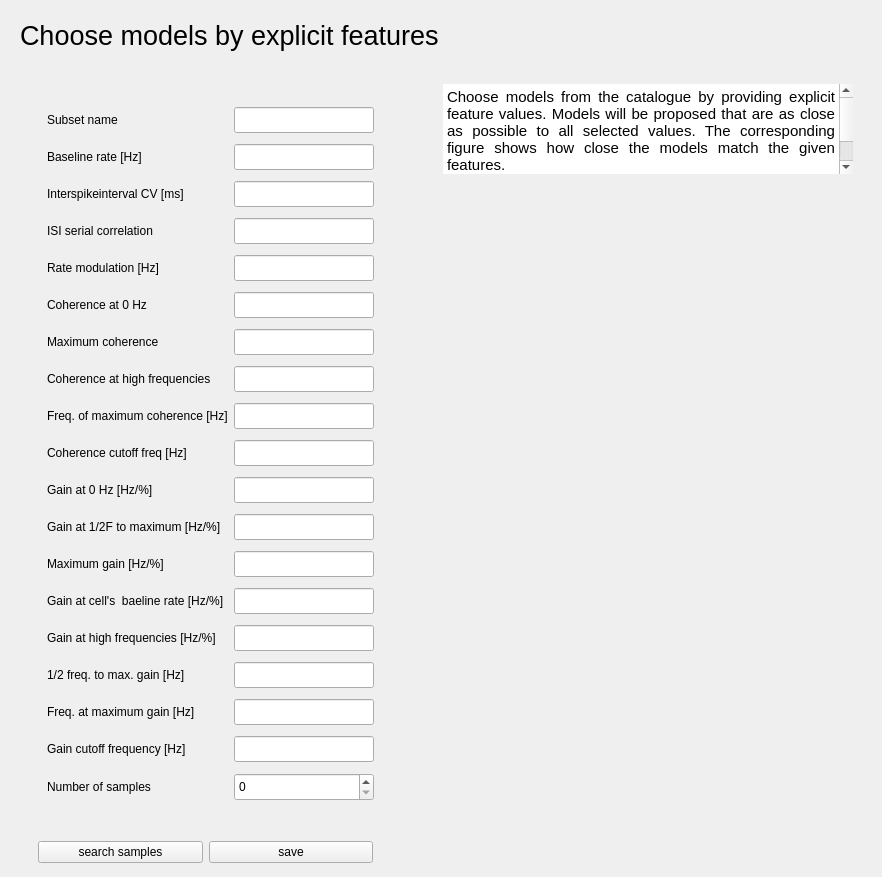
<?xml version="1.0" encoding="UTF-8"?>
<ui version="4.0">
 <class>ModelCatalogExplicit</class>
 <widget class="QWidget" name="ModelCatalogExplicit">
  <property name="geometry">
   <rect>
    <x>0</x>
    <y>0</y>
    <width>882</width>
    <height>877</height>
   </rect>
  </property>
  <property name="windowTitle">
   <string>Form</string>
  </property>
  <layout class="QVBoxLayout" name="verticalLayout">
   <item>
    <widget class="QWidget" name="gme_header" native="true">
     <layout class="QHBoxLayout" name="horizontalLayout_18">
      <item>
       <widget class="QLabel" name="gme_title">
        <property name="font">
         <font>
          <pointsize>20</pointsize>
         </font>
        </property>
        <property name="text">
         <string>Choose models by explicit features</string>
        </property>
        <property name="role" stdset="0">
         <string>title</string>
        </property>
       </widget>
      </item>
     </layout>
    </widget>
   </item>
   <item>
    <widget class="QWidget" name="gme_content" native="true">
     <layout class="QHBoxLayout" name="horizontalLayout_19" stretch="8,1,20">
      <property name="bottomMargin">
       <number>1</number>
      </property>
      <item>
       <widget class="QWidget" name="gme_left_box" native="true">
        <layout class="QVBoxLayout" name="verticalLayout_26" stretch="1,0">
         <property name="bottomMargin">
          <number>1</number>
         </property>
         <item>
          <widget class="QWidget" name="gme_inputs_and_labels" native="true">
           <property name="sizePolicy">
            <sizepolicy hsizetype="Preferred" vsizetype="Expanding">
             <horstretch>0</horstretch>
             <verstretch>0</verstretch>
            </sizepolicy>
           </property>
           <layout class="QHBoxLayout" name="horizontalLayout_17">
            <item>
             <widget class="QWidget" name="gme_label_box" native="true">
              <layout class="QGridLayout" name="gridLayout">
               <item row="17" column="0">
                <widget class="QLabel" name="gme_label_17">
                 <property name="minimumSize">
                  <size>
                   <width>0</width>
                   <height>26</height>
                  </size>
                 </property>
                 <property name="maximumSize">
                  <size>
                   <width>16777215</width>
                   <height>26</height>
                  </size>
                 </property>
                 <property name="text">
                  <string>Gain cutoff frequency [Hz]</string>
                 </property>
                </widget>
               </item>
               <item row="1" column="0">
                <widget class="QLabel" name="gme_label_1">
                 <property name="minimumSize">
                  <size>
                   <width>0</width>
                   <height>26</height>
                  </size>
                 </property>
                 <property name="maximumSize">
                  <size>
                   <width>16777215</width>
                   <height>26</height>
                  </size>
                 </property>
                 <property name="text">
                  <string>Baseline rate [Hz]</string>
                 </property>
                </widget>
               </item>
               <item row="4" column="0">
                <widget class="QLabel" name="gme_label_4">
                 <property name="minimumSize">
                  <size>
                   <width>0</width>
                   <height>26</height>
                  </size>
                 </property>
                 <property name="maximumSize">
                  <size>
                   <width>16777215</width>
                   <height>26</height>
                  </size>
                 </property>
                 <property name="text">
                  <string>Rate modulation [Hz]</string>
                 </property>
                </widget>
               </item>
               <item row="8" column="0">
                <widget class="QLabel" name="gme_label_8">
                 <property name="minimumSize">
                  <size>
                   <width>0</width>
                   <height>26</height>
                  </size>
                 </property>
                 <property name="maximumSize">
                  <size>
                   <width>16777215</width>
                   <height>26</height>
                  </size>
                 </property>
                 <property name="text">
                  <string>Freq. of maximum coherence [Hz]</string>
                 </property>
                </widget>
               </item>
               <item row="9" column="0">
                <widget class="QLabel" name="gme_label_9">
                 <property name="minimumSize">
                  <size>
                   <width>0</width>
                   <height>26</height>
                  </size>
                 </property>
                 <property name="maximumSize">
                  <size>
                   <width>16777215</width>
                   <height>26</height>
                  </size>
                 </property>
                 <property name="text">
                  <string>Coherence cutoff freq [Hz]</string>
                 </property>
                </widget>
               </item>
               <item row="18" column="0">
                <widget class="QLabel" name="gme_label_sample_n">
                 <property name="minimumSize">
                  <size>
                   <width>0</width>
                   <height>28</height>
                  </size>
                 </property>
                 <property name="maximumSize">
                  <size>
                   <width>16777215</width>
                   <height>28</height>
                  </size>
                 </property>
                 <property name="text">
                  <string>Number of samples</string>
                 </property>
                </widget>
               </item>
               <item row="3" column="0">
                <widget class="QLabel" name="gme_label_3">
                 <property name="minimumSize">
                  <size>
                   <width>0</width>
                   <height>26</height>
                  </size>
                 </property>
                 <property name="maximumSize">
                  <size>
                   <width>16777215</width>
                   <height>26</height>
                  </size>
                 </property>
                 <property name="text">
                  <string>ISI serial correlation</string>
                 </property>
                </widget>
               </item>
               <item row="7" column="0">
                <widget class="QLabel" name="gme_label_7">
                 <property name="minimumSize">
                  <size>
                   <width>0</width>
                   <height>26</height>
                  </size>
                 </property>
                 <property name="maximumSize">
                  <size>
                   <width>16777215</width>
                   <height>26</height>
                  </size>
                 </property>
                 <property name="text">
                  <string>Coherence at high frequencies</string>
                 </property>
                </widget>
               </item>
               <item row="15" column="0">
                <widget class="QLabel" name="gme_label_15">
                 <property name="minimumSize">
                  <size>
                   <width>0</width>
                   <height>26</height>
                  </size>
                 </property>
                 <property name="maximumSize">
                  <size>
                   <width>16777215</width>
                   <height>26</height>
                  </size>
                 </property>
                 <property name="text">
                  <string>1/2 freq. to max. gain [Hz]</string>
                 </property>
                </widget>
               </item>
               <item row="12" column="0">
                <widget class="QLabel" name="gme_label_12">
                 <property name="sizePolicy">
                  <sizepolicy hsizetype="Preferred" vsizetype="Preferred">
                   <horstretch>0</horstretch>
                   <verstretch>0</verstretch>
                  </sizepolicy>
                 </property>
                 <property name="minimumSize">
                  <size>
                   <width>0</width>
                   <height>26</height>
                  </size>
                 </property>
                 <property name="maximumSize">
                  <size>
                   <width>16777215</width>
                   <height>26</height>
                  </size>
                 </property>
                 <property name="text">
                  <string>Maximum gain [Hz/%]</string>
                 </property>
                </widget>
               </item>
               <item row="6" column="0">
                <widget class="QLabel" name="gme_label_6">
                 <property name="minimumSize">
                  <size>
                   <width>0</width>
                   <height>26</height>
                  </size>
                 </property>
                 <property name="maximumSize">
                  <size>
                   <width>16777215</width>
                   <height>26</height>
                  </size>
                 </property>
                 <property name="text">
                  <string>Maximum coherence</string>
                 </property>
                </widget>
               </item>
               <item row="11" column="0">
                <widget class="QLabel" name="gme_label_11">
                 <property name="minimumSize">
                  <size>
                   <width>0</width>
                   <height>26</height>
                  </size>
                 </property>
                 <property name="maximumSize">
                  <size>
                   <width>16777215</width>
                   <height>26</height>
                  </size>
                 </property>
                 <property name="text">
                  <string>Gain at 1/2F to maximum [Hz/%]</string>
                 </property>
                </widget>
               </item>
               <item row="0" column="0">
                <widget class="QLabel" name="gme_label_name">
                 <property name="minimumSize">
                  <size>
                   <width>0</width>
                   <height>26</height>
                  </size>
                 </property>
                 <property name="maximumSize">
                  <size>
                   <width>16777215</width>
                   <height>26</height>
                  </size>
                 </property>
                 <property name="text">
                  <string>Subset name</string>
                 </property>
                </widget>
               </item>
               <item row="14" column="0">
                <widget class="QLabel" name="gme_label_14">
                 <property name="minimumSize">
                  <size>
                   <width>0</width>
                   <height>26</height>
                  </size>
                 </property>
                 <property name="maximumSize">
                  <size>
                   <width>16777215</width>
                   <height>26</height>
                  </size>
                 </property>
                 <property name="text">
                  <string>Gain at high frequencies [Hz/%]</string>
                 </property>
                </widget>
               </item>
               <item row="5" column="0">
                <widget class="QLabel" name="gme_label_5">
                 <property name="minimumSize">
                  <size>
                   <width>0</width>
                   <height>26</height>
                  </size>
                 </property>
                 <property name="maximumSize">
                  <size>
                   <width>16777215</width>
                   <height>26</height>
                  </size>
                 </property>
                 <property name="text">
                  <string>Coherence at 0 Hz</string>
                 </property>
                </widget>
               </item>
               <item row="13" column="0">
                <widget class="QLabel" name="gme_label_13">
                 <property name="minimumSize">
                  <size>
                   <width>0</width>
                   <height>26</height>
                  </size>
                 </property>
                 <property name="maximumSize">
                  <size>
                   <width>16777215</width>
                   <height>26</height>
                  </size>
                 </property>
                 <property name="text">
                  <string>Gain at cell's  baeline rate [Hz/%]</string>
                 </property>
                </widget>
               </item>
               <item row="10" column="0">
                <widget class="QLabel" name="gme_label_10">
                 <property name="minimumSize">
                  <size>
                   <width>0</width>
                   <height>26</height>
                  </size>
                 </property>
                 <property name="maximumSize">
                  <size>
                   <width>16777215</width>
                   <height>26</height>
                  </size>
                 </property>
                 <property name="text">
                  <string>Gain at 0 Hz [Hz/%]</string>
                 </property>
                </widget>
               </item>
               <item row="16" column="0">
                <widget class="QLabel" name="gme_label_16">
                 <property name="minimumSize">
                  <size>
                   <width>0</width>
                   <height>26</height>
                  </size>
                 </property>
                 <property name="maximumSize">
                  <size>
                   <width>16777215</width>
                   <height>26</height>
                  </size>
                 </property>
                 <property name="text">
                  <string>Freq. at maximum gain [Hz]</string>
                 </property>
                </widget>
               </item>
               <item row="2" column="0">
                <widget class="QLabel" name="gme_label_2">
                 <property name="minimumSize">
                  <size>
                   <width>0</width>
                   <height>26</height>
                  </size>
                 </property>
                 <property name="maximumSize">
                  <size>
                   <width>16777215</width>
                   <height>26</height>
                  </size>
                 </property>
                 <property name="text">
                  <string>Interspikeinterval CV [ms]</string>
                 </property>
                </widget>
               </item>
               <item row="0" column="1">
                <widget class="QLineEdit" name="name_edit">
                 <property name="sizePolicy">
                  <sizepolicy hsizetype="Preferred" vsizetype="Preferred">
                   <horstretch>130</horstretch>
                   <verstretch>26</verstretch>
                  </sizepolicy>
                 </property>
                 <property name="minimumSize">
                  <size>
                   <width>130</width>
                   <height>26</height>
                  </size>
                 </property>
                </widget>
               </item>
               <item row="1" column="1">
                <widget class="QLineEdit" name="rate_edit">
                 <property name="sizePolicy">
                  <sizepolicy hsizetype="Preferred" vsizetype="Preferred">
                   <horstretch>130</horstretch>
                   <verstretch>26</verstretch>
                  </sizepolicy>
                 </property>
                 <property name="minimumSize">
                  <size>
                   <width>130</width>
                   <height>26</height>
                  </size>
                 </property>
                </widget>
               </item>
               <item row="2" column="1">
                <widget class="QLineEdit" name="cv_edit">
                 <property name="sizePolicy">
                  <sizepolicy hsizetype="Preferred" vsizetype="Preferred">
                   <horstretch>130</horstretch>
                   <verstretch>26</verstretch>
                  </sizepolicy>
                 </property>
                 <property name="minimumSize">
                  <size>
                   <width>130</width>
                   <height>26</height>
                  </size>
                 </property>
                </widget>
               </item>
               <item row="3" column="1">
                <widget class="QLineEdit" name="sc_edit">
                 <property name="sizePolicy">
                  <sizepolicy hsizetype="Preferred" vsizetype="Preferred">
                   <horstretch>130</horstretch>
                   <verstretch>26</verstretch>
                  </sizepolicy>
                 </property>
                 <property name="minimumSize">
                  <size>
                   <width>130</width>
                   <height>26</height>
                  </size>
                 </property>
                </widget>
               </item>
               <item row="4" column="1">
                <widget class="QLineEdit" name="rate_modulation_edit">
                 <property name="sizePolicy">
                  <sizepolicy hsizetype="Preferred" vsizetype="Preferred">
                   <horstretch>130</horstretch>
                   <verstretch>26</verstretch>
                  </sizepolicy>
                 </property>
                 <property name="minimumSize">
                  <size>
                   <width>130</width>
                   <height>26</height>
                  </size>
                 </property>
                </widget>
               </item>
               <item row="5" column="1">
                <widget class="QLineEdit" name="coh_zero_edit">
                 <property name="sizePolicy">
                  <sizepolicy hsizetype="Preferred" vsizetype="Preferred">
                   <horstretch>130</horstretch>
                   <verstretch>26</verstretch>
                  </sizepolicy>
                 </property>
                 <property name="minimumSize">
                  <size>
                   <width>130</width>
                   <height>26</height>
                  </size>
                 </property>
                </widget>
               </item>
               <item row="6" column="1">
                <widget class="QLineEdit" name="coh_max_edit">
                 <property name="sizePolicy">
                  <sizepolicy hsizetype="Preferred" vsizetype="Preferred">
                   <horstretch>130</horstretch>
                   <verstretch>26</verstretch>
                  </sizepolicy>
                 </property>
                 <property name="minimumSize">
                  <size>
                   <width>130</width>
                   <height>26</height>
                  </size>
                 </property>
                </widget>
               </item>
               <item row="7" column="1">
                <widget class="QLineEdit" name="coh_high_edit">
                 <property name="sizePolicy">
                  <sizepolicy hsizetype="Preferred" vsizetype="Preferred">
                   <horstretch>130</horstretch>
                   <verstretch>26</verstretch>
                  </sizepolicy>
                 </property>
                 <property name="minimumSize">
                  <size>
                   <width>130</width>
                   <height>26</height>
                  </size>
                 </property>
                </widget>
               </item>
               <item row="8" column="1">
                <widget class="QLineEdit" name="coh_fmax_edit">
                 <property name="sizePolicy">
                  <sizepolicy hsizetype="Preferred" vsizetype="Preferred">
                   <horstretch>130</horstretch>
                   <verstretch>26</verstretch>
                  </sizepolicy>
                 </property>
                 <property name="minimumSize">
                  <size>
                   <width>130</width>
                   <height>26</height>
                  </size>
                 </property>
                </widget>
               </item>
               <item row="9" column="1">
                <widget class="QLineEdit" name="coh_fcutoff_edit">
                 <property name="sizePolicy">
                  <sizepolicy hsizetype="Preferred" vsizetype="Preferred">
                   <horstretch>130</horstretch>
                   <verstretch>26</verstretch>
                  </sizepolicy>
                 </property>
                 <property name="minimumSize">
                  <size>
                   <width>130</width>
                   <height>26</height>
                  </size>
                 </property>
                </widget>
               </item>
               <item row="10" column="1">
                <widget class="QLineEdit" name="gain_zero_edit">
                 <property name="sizePolicy">
                  <sizepolicy hsizetype="Preferred" vsizetype="Preferred">
                   <horstretch>0</horstretch>
                   <verstretch>0</verstretch>
                  </sizepolicy>
                 </property>
                </widget>
               </item>
               <item row="11" column="1">
                <widget class="QLineEdit" name="gain_halfup_edit">
                 <property name="sizePolicy">
                  <sizepolicy hsizetype="Preferred" vsizetype="Preferred">
                   <horstretch>130</horstretch>
                   <verstretch>26</verstretch>
                  </sizepolicy>
                 </property>
                 <property name="minimumSize">
                  <size>
                   <width>130</width>
                   <height>26</height>
                  </size>
                 </property>
                </widget>
               </item>
               <item row="12" column="1">
                <widget class="QLineEdit" name="gain_max_edit">
                 <property name="sizePolicy">
                  <sizepolicy hsizetype="Preferred" vsizetype="Preferred">
                   <horstretch>130</horstretch>
                   <verstretch>26</verstretch>
                  </sizepolicy>
                 </property>
                 <property name="minimumSize">
                  <size>
                   <width>130</width>
                   <height>26</height>
                  </size>
                 </property>
                </widget>
               </item>
               <item row="13" column="1">
                <widget class="QLineEdit" name="gain_rate_edit">
                 <property name="sizePolicy">
                  <sizepolicy hsizetype="Preferred" vsizetype="Preferred">
                   <horstretch>130</horstretch>
                   <verstretch>26</verstretch>
                  </sizepolicy>
                 </property>
                 <property name="minimumSize">
                  <size>
                   <width>130</width>
                   <height>26</height>
                  </size>
                 </property>
                </widget>
               </item>
               <item row="14" column="1">
                <widget class="QLineEdit" name="gain_high_edit">
                 <property name="sizePolicy">
                  <sizepolicy hsizetype="Preferred" vsizetype="Preferred">
                   <horstretch>130</horstretch>
                   <verstretch>26</verstretch>
                  </sizepolicy>
                 </property>
                 <property name="minimumSize">
                  <size>
                   <width>130</width>
                   <height>26</height>
                  </size>
                 </property>
                </widget>
               </item>
               <item row="15" column="1">
                <widget class="QLineEdit" name="gain_fhalf_edit">
                 <property name="sizePolicy">
                  <sizepolicy hsizetype="Preferred" vsizetype="Preferred">
                   <horstretch>130</horstretch>
                   <verstretch>26</verstretch>
                  </sizepolicy>
                 </property>
                 <property name="minimumSize">
                  <size>
                   <width>130</width>
                   <height>26</height>
                  </size>
                 </property>
                </widget>
               </item>
               <item row="16" column="1">
                <widget class="QLineEdit" name="gain_fmax_edit">
                 <property name="sizePolicy">
                  <sizepolicy hsizetype="Preferred" vsizetype="Preferred">
                   <horstretch>26</horstretch>
                   <verstretch>0</verstretch>
                  </sizepolicy>
                 </property>
                 <property name="minimumSize">
                  <size>
                   <width>130</width>
                   <height>26</height>
                  </size>
                 </property>
                </widget>
               </item>
               <item row="17" column="1">
                <widget class="QLineEdit" name="gain_fcutoff_edit">
                 <property name="sizePolicy">
                  <sizepolicy hsizetype="Preferred" vsizetype="Preferred">
                   <horstretch>130</horstretch>
                   <verstretch>26</verstretch>
                  </sizepolicy>
                 </property>
                 <property name="minimumSize">
                  <size>
                   <width>130</width>
                   <height>26</height>
                  </size>
                 </property>
                </widget>
               </item>
               <item row="18" column="1">
                <widget class="QSpinBox" name="samples_spinbox">
                 <property name="sizePolicy">
                  <sizepolicy hsizetype="Preferred" vsizetype="Preferred">
                   <horstretch>150</horstretch>
                   <verstretch>28</verstretch>
                  </sizepolicy>
                 </property>
                 <property name="minimumSize">
                  <size>
                   <width>140</width>
                   <height>28</height>
                  </size>
                 </property>
                 <property name="maximumSize">
                  <size>
                   <width>150</width>
                   <height>28</height>
                  </size>
                 </property>
                </widget>
               </item>
              </layout>
             </widget>
            </item>
           </layout>
          </widget>
         </item>
         <item>
          <widget class="QWidget" name="widget" native="true">
           <layout class="QHBoxLayout" name="horizontalLayout_20">
            <property name="rightMargin">
             <number>19</number>
            </property>
            <property name="bottomMargin">
             <number>1</number>
            </property>
            <item>
             <widget class="QPushButton" name="search_btn">
              <property name="minimumSize">
               <size>
                <width>130</width>
                <height>0</height>
               </size>
              </property>
              <property name="text">
               <string>search samples</string>
              </property>
             </widget>
            </item>
            <item>
             <widget class="QPushButton" name="save_btn">
              <property name="minimumSize">
               <size>
                <width>130</width>
                <height>0</height>
               </size>
              </property>
              <property name="text">
               <string>save</string>
              </property>
             </widget>
            </item>
           </layout>
          </widget>
         </item>
        </layout>
       </widget>
      </item>
      <item>
       <widget class="QWidget" name="widget_5" native="true">
        <property name="sizePolicy">
         <sizepolicy hsizetype="Expanding" vsizetype="Preferred">
          <horstretch>0</horstretch>
          <verstretch>0</verstretch>
         </sizepolicy>
        </property>
        <property name="minimumSize">
         <size>
          <width>1</width>
          <height>0</height>
         </size>
        </property>
       </widget>
      </item>
      <item>
       <widget class="QWidget" name="gme_right_box" native="true">
        <property name="sizePolicy">
         <sizepolicy hsizetype="Preferred" vsizetype="Expanding">
          <horstretch>0</horstretch>
          <verstretch>0</verstretch>
         </sizepolicy>
        </property>
        <layout class="QVBoxLayout" name="verticalLayout_24" stretch="0,2,0">
         <property name="bottomMargin">
          <number>1</number>
         </property>
         <item>
          <widget class="QTextBrowser" name="textBrowser">
           <property name="sizePolicy">
            <sizepolicy hsizetype="Preferred" vsizetype="Preferred">
             <horstretch>0</horstretch>
             <verstretch>0</verstretch>
            </sizepolicy>
           </property>
           <property name="maximumSize">
            <size>
             <width>16777215</width>
             <height>90</height>
            </size>
           </property>
           <property name="frameShape">
            <enum>QFrame::Shape::NoFrame</enum>
           </property>
           <property name="readOnly">
            <bool>true</bool>
           </property>
           <property name="html">
            <string>&lt;!DOCTYPE HTML PUBLIC &quot;-//W3C//DTD HTML 4.0//EN&quot; &quot;http://www.w3.org/TR/REC-html40/strict.dtd&quot;&gt;
&lt;html&gt;&lt;head&gt;&lt;meta name=&quot;qrichtext&quot; content=&quot;1&quot; /&gt;&lt;meta charset=&quot;utf-8&quot; /&gt;&lt;style type=&quot;text/css&quot;&gt;
p, li { white-space: pre-wrap; }
hr { height: 1px; border-width: 0; }
li.unchecked::marker { content: &quot;\2610&quot;; }
li.checked::marker { content: &quot;\2612&quot;; }
&lt;/style&gt;&lt;/head&gt;&lt;body style=&quot; font-family:'.AppleSystemUIFont'; font-size:13pt; font-weight:400; font-style:normal;&quot;&gt;
&lt;p align=&quot;justify&quot; style=&quot; margin-top:0px; margin-bottom:0px; margin-left:0px; margin-right:0px; -qt-block-indent:0; text-indent:0px;&quot;&gt;&lt;span style=&quot; font-family:'Ubuntu'; font-size:11pt;&quot;&gt;Choose models from the catalogue by providing explicit feature values. Models will be proposed that are as close as possible to all selected values. The corresponding figure shows how close the models match the given features. &lt;/span&gt;&lt;/p&gt;
&lt;p align=&quot;justify&quot; style=&quot; margin-top:0px; margin-bottom:0px; margin-left:0px; margin-right:0px; -qt-block-indent:0; text-indent:0px;&quot;&gt;&lt;span style=&quot; font-family:'Ubuntu'; font-size:11pt;&quot;&gt;If no choises are provided, random samples will be chosen!&lt;/span&gt;&lt;/p&gt;&lt;/body&gt;&lt;/html&gt;</string>
           </property>
           <property name="openLinks">
            <bool>false</bool>
           </property>
          </widget>
         </item>
         <item>
          <widget class="QFrame" name="figure">
           <property name="sizePolicy">
            <sizepolicy hsizetype="Expanding" vsizetype="Expanding">
             <horstretch>0</horstretch>
             <verstretch>0</verstretch>
            </sizepolicy>
           </property>
           <property name="frameShape">
            <enum>QFrame::Shape::NoFrame</enum>
           </property>
           <layout class="QVBoxLayout" name="verticalLayout_5"/>
          </widget>
         </item>
         <item>
          <widget class="QWidget" name="widget_2" native="true">
           <layout class="QHBoxLayout" name="horizontalLayout_23">
            <property name="bottomMargin">
             <number>1</number>
            </property>
            <item>
             <spacer name="horizontalSpacer_16">
              <property name="orientation">
               <enum>Qt::Orientation::Horizontal</enum>
              </property>
              <property name="sizeHint" stdset="0">
               <size>
                <width>20</width>
                <height>40</height>
               </size>
              </property>
             </spacer>
            </item>
           </layout>
          </widget>
         </item>
        </layout>
       </widget>
      </item>
     </layout>
    </widget>
   </item>
  </layout>
 </widget>
 <resources/>
 <connections/>
</ui>
